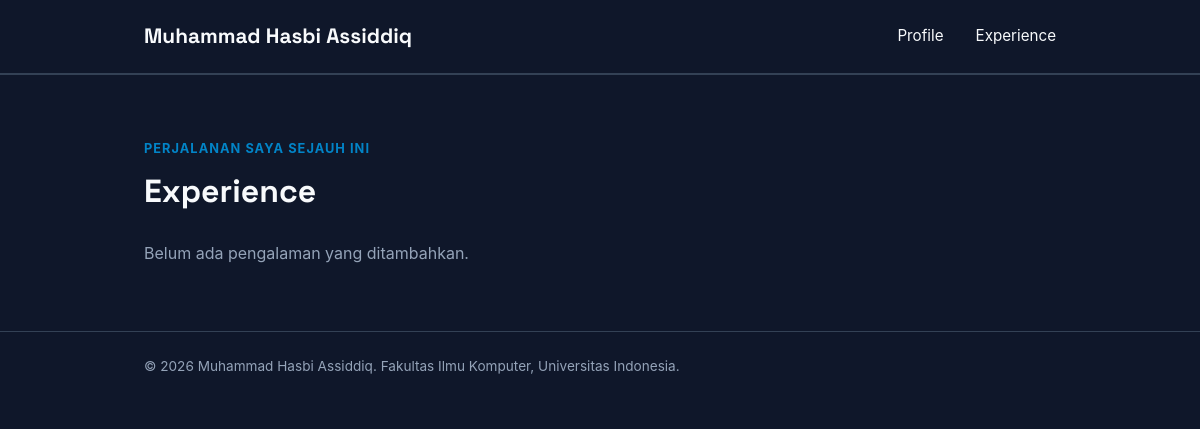
Before: /experience/ with the older database file.
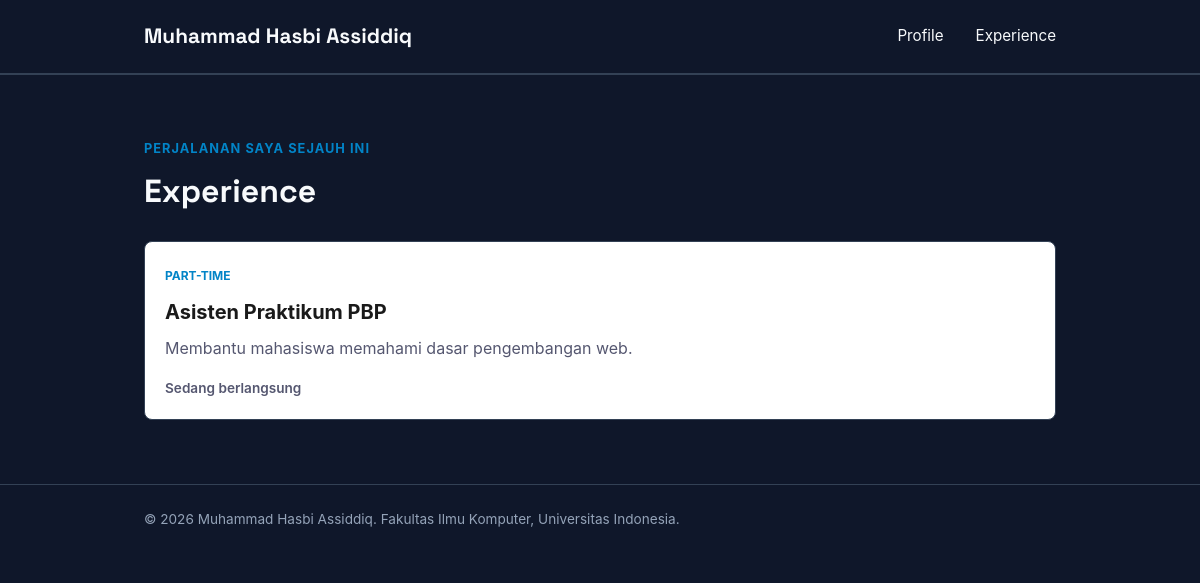
After: the same page with the newer database file.
### main/models.py (models this page shows, shortened)
class Experience(models.Model):
    EXPERIENCE_CHOICES = [
        ('internship', 'Internship'),
        ('research', 'Research'),
        ('volunteer', 'Volunteer'),
        ('part-time', 'Part-Time'),
        ('full-time', 'Full-Time'),
        ('freelance', 'Freelance'),
    ]
    id = models.UUIDField(primary_key=True, default=uuid.uuid4, editable=False)
    title = models.CharField(max_length=255)
    description = models.TextField()
    category = models.CharField(max_length=20, choices=EXPERIENCE_CHOICES, default='full-time')
    thumbnail = models.URLField(blank=True, null=True)
    started_at = models.DateTimeField(auto_now_add=True)
    ended_at = models.DateTimeField(blank=True, null=True)
    @property
    def is_ongoing(self):
        return self.ended_at is None

### main/views.py (the view)
# urls.py: path("experience/", show_experience, name="show_experience"),
def show_experience(request):
    context = {
        "name": "Muhammad Hasbi Assiddiq",
        "experience_list": Experience.objects.all(),
    }
    return render(request, "experience.html", context)

### templates/experience.html (shortened to what this page needs)
<!DOCTYPE html>
<html lang="id">
<head>
    <link rel="stylesheet" href="/static/css/style.css">
</head>
<body>
    <header class="site-header">
        <div class="container">
            <a href="{% url 'main:show_main' %}" class="brand">{{ name }}</a>
            <nav>
                <a href="{% url 'main:show_main' %}">Profile</a>
                <a href="{% url 'main:show_experience' %}">Experience</a>
            </nav>
        </div>
    </header>
    <main>
        <section class="experience-section" id="experience">
            <div class="container">
                <p class="section-kicker">Perjalanan saya sejauh ini</p>
                <h1>Experience</h1>
                <div class="experience-grid">
                    {% for experience in experience_list %}
                        <article class="experience-card">
                            <span class="experience-category">
                                {{ experience.get_category_display }}
                            </span>
                            <h2>{{ experience.title }}</h2>
                            <p class="experience-description">
                                {{ experience.description }}
                            </p>
                            {% if experience.is_ongoing %}
                                <p class="experience-status">Sedang berlangsung</p>
                            {% else %}
                                <p class="experience-status">Selesai</p>
                            {% endif %}
                        </article>
                    {% empty %}
                        <p class="empty-state">
                            Belum ada pengalaman yang ditambahkan.
                        </p>
                    {% endfor %}
                </div>
            </div>
        </section>
    </main>
    <footer class="site-footer">
        <div class="container">
            <p>&copy; 2026 {{ name }}. Fakultas Ilmu Komputer, Universitas Indonesia.</p>
        </div>
    </footer>
</body>
</html>

### static/css/style.css (style rules this page uses)
* { margin: 0; padding: 0; box-sizing: border-box; }
:root { --ink: #f8fafc; --paper: #0f172a; --accent: #38bdf8; --accent-dark: #0284c7; --line: #334155; --text-muted: #94a3b8; --radius: 8px; }
body { font-family: -apple-system, "Segoe UI", Roboto, Helvetica, Arial, sans-serif; color: var(--ink); background-color: var(--paper); line-height: 1.6; }
h1, .brand { font-family: "Space Grotesk", -apple-system, sans-serif; }
.container { max-width: 960px; margin: 0 auto; padding: 0 1.5rem; }
.site-header { border-bottom: 1px solid var(--line); }
.site-header .container { display: flex; justify-content: space-between; align-items: center; padding: 1.25rem 1.5rem; }
.brand { font-size: 1.3rem; font-weight: 700; color: var(--ink); text-decoration: none; }
.site-header nav { display: flex; gap: 2rem; }
.site-header nav a { color: var(--ink); text-decoration: none; font-size: 0.95rem; }
.site-footer { padding: 1.5rem; color: var(--text-muted); font-size: 0.85rem; border-top: 1px solid var(--line); }
.experience-section { padding: 4rem 0; border-top: 1px solid var(--line); }
.section-kicker { color: var(--accent-dark); font-size: 0.8rem; font-weight: 700; letter-spacing: 0.08em; text-transform: uppercase; }
.experience-section h1 { margin: 0.4rem 0 1.5rem; font-size: 2rem; }
.experience-grid { display: grid; grid-template-columns: repeat(auto-fit, minmax(240px, 1fr)); gap: 1rem; }
.experience-card { padding: 1.25rem; background-color: #fff; color: #1a1a1a; border: 1px solid var(--line); border-radius: var(--radius); }
.experience-card .experience-description, .experience-card .experience-status { color: #555770; }
.experience-category { color: var(--accent-dark); font-size: 0.75rem; font-weight: 700; text-transform: uppercase; }
.experience-card h2 { margin: 0.5rem 0; font-size: 1.25rem; }
.experience-description, .empty-state { color: var(--text-muted); }
.experience-status { margin-top: 1rem; font-size: 0.85rem; font-weight: 600; }

Changed rows visible on the page:
added Experience: category "PART-TIME", title "Asisten Praktikum PBP", description "Membantu mahasiswa memahami dasar pengembangan web.", shows "Sedang berlangsung"
Other visible differences:
text no longer shown: "Belum ada pengalaman yang ditambahkan."
